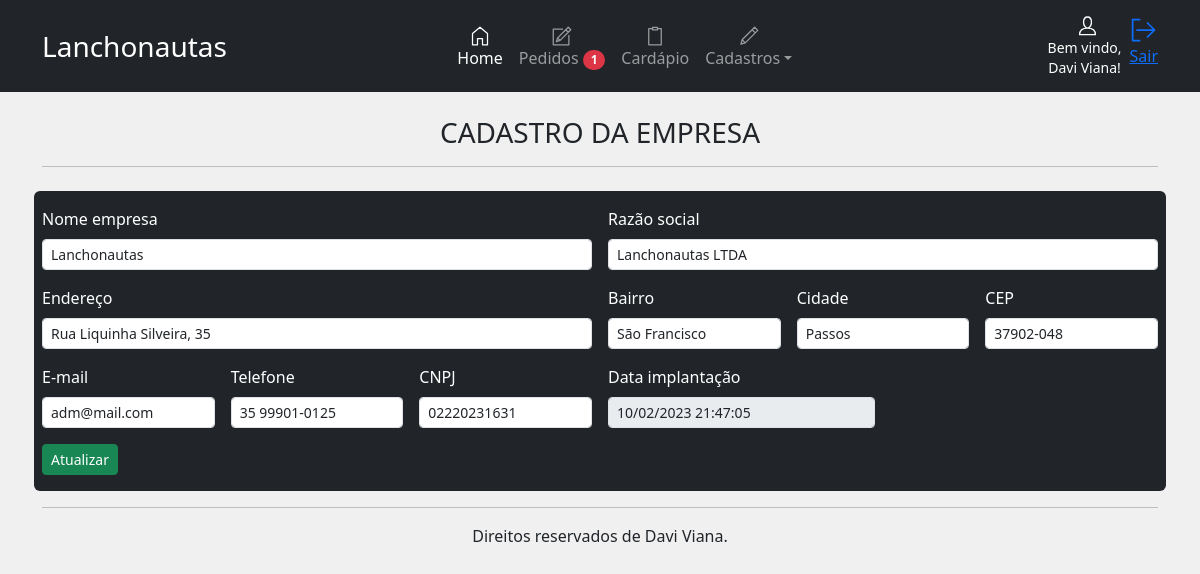
Page /painel/cad/empresa (signed in) on the committed database.
### app/models/empresaModel.py (models this page shows, shortened)
class empresa(UserMixin, db.Model):
    id = db.Column(db.Integer, primary_key=True, autoincrement=True)
    nome_empresa = db.Column(db.String(100))
    razao_social = db.Column(db.String(100))
    endereco = db.Column(db.String(100))
    bairro = db.Column(db.String(200))
    cidade = db.Column(db.String(50))
    cep = db.Column(db.String(20))
    email = db.Column(db.String(50))
    tel = db.Column(db.String(20))
    cnpj = db.Column(db.String(20))
    dt_criacao = db.Column(db.String(50))

### app/models/usersModel.py (models this page shows, shortened)
class users(UserMixin, db.Model):
    id = db.Column(db.Integer, primary_key=True, autoincrement=True)
    user = db.Column(db.String(10))
    nome = db.Column(db.String(50))
    email = db.Column(db.String(100))
    senha = db.Column(db.String(200))
    administrador = db.Column(db.String(20))
    situacao = db.Column(db.String(20))
    dt_criacao = db.Column(db.String(50))
    def get_user(user):
        return users.query.get(user)

### app/views/cad.py (the view, shortened to what this page needs)
@bp.route('/empresa', methods=['POST', 'GET'])
@login_required
def empresa():
    cad_empresa = empresaModel.empresa.query.filter_by(id=1).first()
    menu_panel = load.menu.get()
    return render_template('panel/cadastros/empresa.html', menu_panel=menu_panel, cad_empresa=cad_empresa)

### app/__init__.py (called while the page is built)
@login_manager.user_loader
def get(user):
    return usersModel.users.get_user(user)

### app/services/load.py (called while the page is built)
    def get():
        empresa = empresaModel.empresa.query.filter_by(id=1).first()
        if empresa is None:
            nome_empresa = 'NOME EMPRESA'
        else:
            nome_empresa = empresa.nome_empresa
        nome = current_user.nome
        badgeOrder = pedidosModel.pedidos.query.filter_by(situacao='PENDENTE').all()
        return nome, nome_empresa, len(badgeOrder)

### app/templates/panel/cadastros/empresa.html
{% extends 'panel/home.html' %}
{% block panel %}
<br>
<h3 style="text-align: center;">CADASTRO DA EMPRESA</h3>
<hr>
<br>
<form class="row g-3 text-bg-dark pb-3 rounded" action="{{url_for('cad.empresa')}}" method="POST">
    <div class="col-md-6">
        <label for="nome_empresa" class="form-label">Nome empresa</label>
        <input type="text" class="form-control form-control-sm" id="nome_empresa" name="nome_empresa"
            value="{{cad_empresa.nome_empresa}}" required>
    </div>
    <div class="col-md-6">
        <label for="razao_social" class="form-label">Razão social</label>
        <input type="text" class="form-control form-control-sm" id="razao_social" name="razao_social"
            value="{{cad_empresa.razao_social}}" required>
    </div>
    <div class="col-6">
        <label for="endereco" class="form-label">Endereço</label>
        <input type="text" class="form-control form-control-sm" id="endereco" name="endereco" placeholder="Rua tal, 00"
            value="{{cad_empresa.endereco}}" required>
    </div>
    <div class="col-2">
        <label for="bairro" class="form-label">Bairro</label>
        <input type="text" class="form-control form-control-sm" id="bairro" name="bairro" value="{{cad_empresa.bairro}}" required>
    </div>
    <div class="col-md-2">
        <label for="cidade" class="form-label">Cidade</label>
        <input type="text" class="form-control form-control-sm" id="cidade" name="cidade" value="{{cad_empresa.cidade}}" required>
    </div>
    <div class="col-md-2">
        <label for="cep" class="form-label">CEP</label>
        <input type="text" class="form-control form-control-sm" id="cep" name="cep" value="{{cad_empresa.cep}}" required>
    </div>
    <div class="col-md-2">
        <label for="email" class="form-label">E-mail</label>
        <input type="text" class="form-control form-control-sm" id="email" name="email" value="{{cad_empresa.email}}" required>
    </div>
    <div class="col-md-2">
        <label for="tel" class="form-label">Telefone</label>
        <input type="text" class="form-control form-control-sm" id="tel" name="tel" value="{{cad_empresa.tel}}" required>
    </div>
    <div class="col-md-2">
        <label for="cnpj" class="form-label">CNPJ</label>
        <input type="text" class="form-control form-control-sm" id="cnpj" name="cnpj" value="{{cad_empresa.cnpj}}" required>
    </div>
    <div class="col-md-3">
        <label for="dt_criacao" class="form-label">Data implantação</label>
        <input type="text" class="form-control form-control-sm" id="dt_criacao" name="dt_criacao" value="{{cad_empresa.dt_criacao}}"
            disabled>
    </div>
    <div class="col-12">
        <button type="submit" class="btn btn-success btn-sm">Atualizar</button>
    </div>
</form>
{% endblock %}

### app/templates/panel/home.html (shortened to what this page needs)
{% extends 'layout.html' %}
{% block content %}
<header>
    <nav class="navbar navbar-expand-lg navbar-dark bg-dark fixed">
        <div class="container">
            <div style="width: 10em;" class="m-auto">
                <a class="navbar-brand text-center fs-3">{{ menu_panel[1] }}</a>
            </div>
            <div class="offcanvas offcanvas-end text-bg-dark" tabindex="-1" id="offcanvasDarkNavbar"
                aria-labelledby="offcanvasDarkNavbarLabel">
                <div class="offcanvas-body m-auto">
                    <ul class="navbar-nav m-auto">
                        <li class="nav-item">
                            <a class="nav-link active text-center" aria-current="page" href="{{url_for('panel.home')}}"><svg
                                    id="i-home" xmlns="http://www.w3.org/2000/svg" viewBox="0 0 32 32" width="40"
                                    height="20" fill="none" stroke="currentcolor" stroke-linecap="round"
                                    stroke-linejoin="round" stroke-width="2">
                                    <path d="M12 20 L12 30 4 30 4 12 16 2 28 12 28 30 20 30 20 20 Z" />
                                </svg> <br>Home</a>
                        </li>
                        <li class="nav-item">
                            <a class="nav-link text-center" href="{{url_for('panel.pedidos_')}}"> <svg
                                    id="i-compose" xmlns="http://www.w3.org/2000/svg" viewBox="0 0 32 32" width="40"
                                    height="20" fill="none" stroke="currentcolor" stroke-linecap="round"
                                    stroke-linejoin="round" stroke-width="2">
                                    <path
                                        d="M27 15 L27 30 2 30 2 5 17 5 M30 6 L26 2 9 19 7 25 13 23 Z M22 6 L26 10 Z M9 19 L13 23 Z" />
                                </svg> <br>Pedidos
                                {% if menu_panel[2] > 0 %}
                                <span
                                    class="badge rounded-pill bg-danger">
                                    {{ menu_panel[2] }}
                                </span>
                                {% endif %}
                            </a>
                        </li>
                        <li class="nav-item">
                            <a class="nav-link text-center" href="{{url_for('panel.cardapio')}}"> <svg id="i-clipboard"
                                    xmlns="http://www.w3.org/2000/svg" viewBox="0 0 32 32" width="40" height="20"
                                    fill="none" stroke="currentcolor" stroke-linecap="round" stroke-linejoin="round"
                                    stroke-width="2">
                                    <path d="M12 2 L12 6 20 6 20 2 12 2 Z M11 4 L6 4 6 30 26 30 26 4 21 4" />
                                </svg> <br>Cardápio</a>
                        </li>
                        <li class="nav-item dropdown">
                            <a class="nav-link dropdown-toggle text-center" href="#" id="navbarDropdown" role="button"
                                data-bs-toggle="dropdown" aria-expanded="false"> <svg id="i-edit"
                                    xmlns="http://www.w3.org/2000/svg" viewBox="0 0 32 32" width="40" height="20"
                                    fill="none" stroke="currentcolor" stroke-linecap="round" stroke-linejoin="round"
                                    stroke-width="2">
                                    <path d="M30 7 L25 2 5 22 3 29 10 27 Z M21 6 L26 11 Z M5 22 L10 27 Z" />
                                </svg> <br>Cadastros</a>
                        </li>
                    </ul>
                </div>
            </div>
                <div class="d-flex flex-column align-items-center text-bg-dark">
                    <h6 class="text-center m-auto me-2"><small>Bem vindo,<br> {{ menu_panel[0] }}!</small></h6>
                </div>
                <a href="{{url_for('auth.logout')}}" class="mt-2 m-auto" role="button" title="Sair"><svg id="i-signout"
                        xmlns="http://www.w3.org/2000/svg" viewBox="0 0 32 32" width="28" height="28" fill="none"
                        stroke="currentcolor" stroke-linecap="round" stroke-linejoin="round" stroke-width="2">
                        <path d="M28 16 L8 16 M20 8 L28 16 20 24 M11 28 L3 28 3 4 11 4" />
                    </svg>
                    <p>Sair</p>
                </a>
        </div>
    </nav>
</header>
<main class="container">
    {% block panel %}{% endblock %}
    <hr>
</main>
<footer class="container pb-3" style="text-align: center;">
    Direitos reservados de Davi Viana.
</footer>
{% endblock %}

### app/static/css/style.css (style rules this page uses)
.text-center { text-align: center; }

### rows in the picture
empresa: nome_empresa "Lanchonautas", razao_social "Lanchonautas LTDA", endereco "Rua Liquinha Silveira, 35", bairro "São Francisco", cidade "Passos", cep "37902-048", email "adm@mail.com", tel "35 99901-0125", cnpj "02220231631", dt_criacao "10/02/2023 21:47:05"
users: nome "Davi Viana"

### other values in the picture
{{ menu_panel[2] }} "1"
